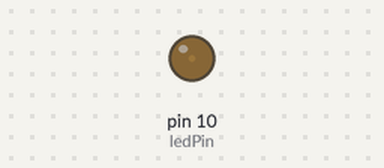
Simulated run of this sketch. Board: Arduino Uno, built with avr-gcc and run on an emulated ATmega328P. Parts: output pins drawn as LEDs (lit = HIGH).

Above: at 0.05 s.
At 0.4 s:
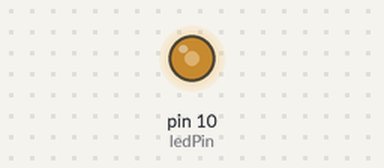
At 0.7 s:
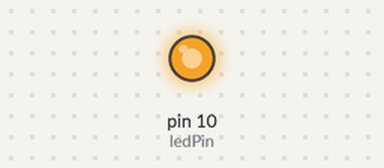
At 1.35 s:
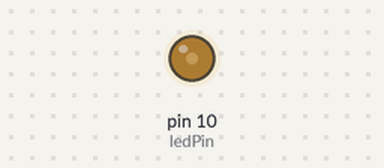
Timing chart, 0 to 3.6 s (numbered marks = the images above):
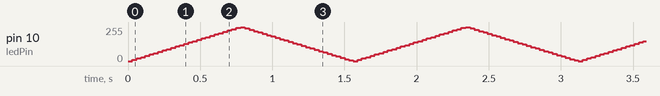

The sketch:

clignotant_fading_seul.ino
```cpp
int ledPin = 10;

int x = 10;
int b = 0;

void setup() {

  pinMode(ledPin, OUTPUT);

}

void loop() {

  for (b = 0; b <= 255; b += x) {

    analogWrite(ledPin, b);
    delay(30);

  }

  for (b = 255; b >= 0; b -= x) {

    analogWrite(ledPin, b);
    delay(30);

  }
}
```
